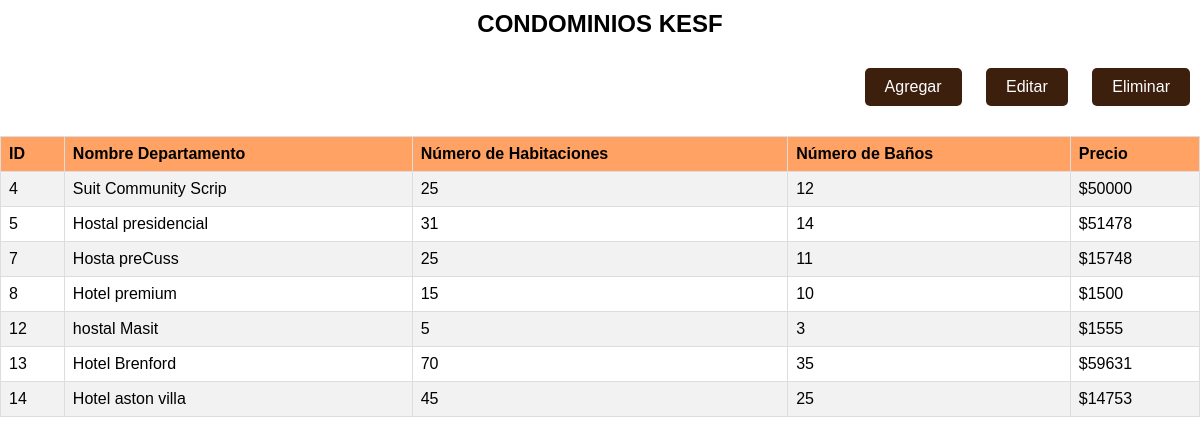
The page / on the database its author committed.
### tables this page shows
CREATE TABLE `departamentos1` (
  `id` int(11) NOT NULL,
  `nombre_Depa` varchar(150) NOT NULL,
  `numero_Habi` int(150) NOT NULL,
  `numero_Banos` int(50) NOT NULL,
  `precio` int(150) NOT NULL
);

### index.php (the view, shortened to what this page needs)
<!DOCTYPE html>
<html lang="en">
<head>
    <link rel="stylesheet" href="estilo.css">
</head>
<body>
<h2>CONDOMINIOS KESF</h2>
<div class="button-container">
    <button class="button" onclick="mostrarFormulario()">Agregar</button>
    <button class="button" onclick="actualizarDepartamento()">Editar</button>
    <button class="button" onclick="mostrarEliminar()">Eliminar</button>
</div>
<div class="table-container">
    <table id="departamentos">
        <tr>
            <th>ID</th>
            <th>Nombre Departamento</th>
            <th>Número de Habitaciones</th>
            <th>Número de Baños</th>
            <th>Precio</th>
        </tr>
        <?php
        $database = new Database();
        $conn = $database->getConnection();
        $stmt = $conn->prepare('SELECT * FROM departamentos1');
        $stmt->execute();
        $departamentos = $stmt->fetchAll(PDO::FETCH_ASSOC);
        foreach ($departamentos as $departamento) {
            echo "<tr>";
            echo "<td>" . $departamento['id'] . "</td>";
            echo "<td>" . $departamento['nombre_Depa'] . "</td>";
            echo "<td>" . $departamento['numero_Habi'] . "</td>";
            echo "<td>" . $departamento['numero_Banos'] . "</td>";
            echo "<td>$" . $departamento['precio'] . "</td>";
            echo "</tr>";
        }
        ?>
    </table>
</body>
</html>

### estilo.css (style rules this page uses)
body { font-family: Arial, sans-serif; margin: 0; padding: 0; }
h2 { text-align: center; margin-top: 10px; }
table { border-collapse: collapse; width: 100%; margin-top: 20px; }
th, td { border: 1px solid #dddddd; text-align: left; padding: 8px; }
tr:nth-child(even) { background-color: #f2f2f2; }
th { background-color: rgba(255, 139, 61, 0.8); color: rgb(0, 0, 0); }
.button { background-color: #3d1f0e; border: none; color: white; padding: 10px 20px; text-align: center; text-decoration: none; display: inline-block; font-size: 16px; margin: 10px; cursor: pointer; border-radius: 5px; }
.button-container { position:center; top: 20px; right: 20px; z-index: 1000; text-align: right; }
.table-container { position: relative; margin-top: 10px; }

### index.php (style rules this page uses)
.button-container { text-align: right; }

### rows shown on the page
departamentos1: id "4", nombre_Depa "Suit Community Scrip", numero_Habi "25", numero_Banos "12", precio "50000"
departamentos1: id "5", nombre_Depa "Hostal presidencial", numero_Habi "31", numero_Banos "14", precio "51478"
departamentos1: id "7", nombre_Depa "Hosta preCuss", numero_Habi "25", numero_Banos "11", precio "15748"
departamentos1: id "8", nombre_Depa "Hotel premium", numero_Habi "15", numero_Banos "10", precio "1500"
departamentos1: id "12", nombre_Depa "hostal Masit", numero_Habi "5", numero_Banos "3", precio "1555"
departamentos1: id "13", nombre_Depa "Hotel Brenford", numero_Habi "70", numero_Banos "35", precio "59631"
departamentos1: id "14", nombre_Depa "Hotel aston villa", numero_Habi "45", numero_Banos "25", precio "14753"
